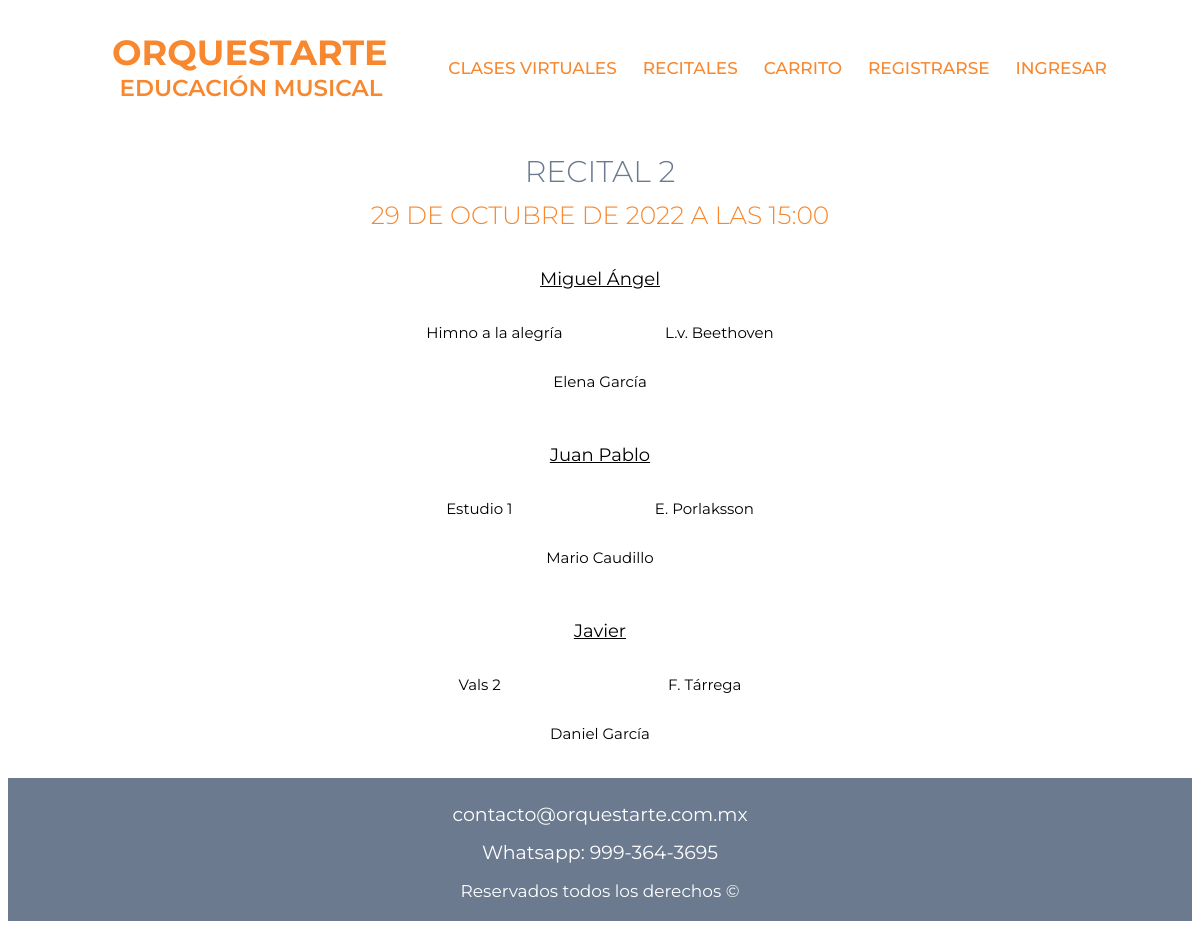
The page /recital/2 on the database its author committed.
### recitales/models.py (models this page shows, shortened)
class Recital(models.Model):
    title = models.CharField(max_length=30, verbose_name="Título")
    date = models.DateTimeField(auto_now_add=False, auto_now=False, blank=True)
    created = models.DateField(auto_now_add=True)
    updated = models.DateField(auto_now=True)
    class Meta:
        verbose_name = "Recital"
        verbose_name_plural = "Recitales"

class Participacion(models.Model):
    student = models.CharField(max_length=30, verbose_name="Alumno(a)")
    piece = models.CharField(max_length=60, verbose_name="Pieza")
    composer = models.CharField(max_length=30, verbose_name="Compositor")
    teacher = models.CharField(max_length=30, verbose_name="Maestro")
    recital = models.ForeignKey(Recital, on_delete=models.CASCADE)
    class Meta:
        verbose_name = "Participacion"
        verbose_name_plural = "Participaciones"

### recitales/views.py (the view)
# urls.py: path('recital/<int:recital_id>', recitales_views.recital, name="recital"),
def recital(request, recital_id):
    participaciones = Participacion.objects.filter(recital__id=recital_id)
    recital = Recital.objects.get(id=recital_id)
    return render (request, 'recitales/recital.html', {'participaciones': participaciones, 'recital': recital})

### recitales/templates/recitales/recital.html
{% extends 'core/base.html' %}
{% load static %}
{% block content %}
<div class="contenedor titulo">
    <h1 class="titulo-recital">{{recital.title}}</h1>
    <h2 class="hora-recital">{{recital.date}}</h2>
</div>
<div id="programa" class="contenedor programa">
    {% for participacion in participaciones %}
    <div class="participacion">
        <p class="alumno">{{participacion.student}}</p>
        <div class="repertorio">
            <p class="pieza">{{participacion.piece}}</p>
            <p class="compositor">{{participacion.composer}}</p>
        </div>
        <p class="maestro">{{participacion.teacher}}</p>
    </div>
    {% endfor %}
</div>
{% endblock %}

### core/static/core/css/style.css (style rules this page uses)
:root { --fuenteOrquestarte:'Montserrat', sans-serif; --fuenteCitas: 'Amatic SC', cursive; --naranja: #F7882F; --gris: #6b7a8f; --amarillo: #f7c331; --cafe: #dcc7aa; --blanco:#ffffff; }
html { box-sizing: border-box; font-size: 62.5%; }
*,*:before, *:after { box-sizing: inherit; }
.contenedor { max-width: 90%; width: 90; margin: 0 auto; }
h1, h2, h3, h4 { font-family: var(--fuenteOrquestarte); color: var(--naranja); }
h1 { font-size: 3.5rem; }
h2 { font-weight: 600; font-size: 2.3rem; }
.titulo { text-align: center; }
.titulo-recital { font-family: var(--fuenteOrquestarte); text-transform: uppercase; color: var(--gris); font-weight: 300; font-size: 3rem; margin-bottom: 1rem; }
.hora-recital { font-family: var(--fuenteOrquestarte); text-transform: uppercase; color: var(--naranja); font-weight: 300; font-size: 2.5rem; margin-top: 1rem; }
.programa { display: flex; flex-direction: column; align-items: center; }
.repertorio { width: 45rem; display:flex; justify-content: space-around; }
.alumno, .pieza, .compositor, .maestro { font-family: var(--fuenteOrquestarte); }
.alumno { font-size: 1.8rem; text-decoration: underline; }
.pieza, .compositor { font-size: 1.5rem; }
.maestro { font-size: 1.5rem; margin-bottom: 3.5rem; }
.repertorio { white-space: pre-wrap; white-space: -moz-pre-wrap; white-space: -o-pre-wrap; }
.participacion { text-align: center; }

### rows shown on the page
Recital: title "RECITAL 2", date "29 DE OCTUBRE DE 2022 A LAS 15:00"
Participacion: student "Miguel Ángel", piece "Himno a la alegría", composer "L.v. Beethoven", teacher "Elena García"
Participacion: student "Juan Pablo", piece "Estudio 1", composer "E. Porlaksson", teacher "Mario Caudillo"
Participacion: student "Javier", piece "Vals 2", composer "F. Tárrega", teacher "Daniel García"
